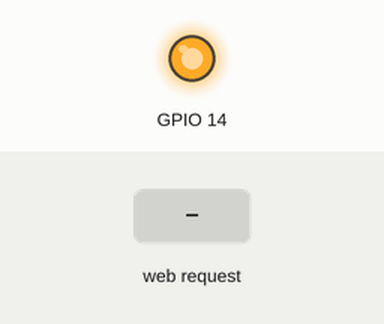
Simulated run of this sketch. Board: ESP8266 (NodeMCU). Parts: output pins drawn as LEDs (lit = HIGH). The test bench sets the inputs (shaded band). WiFi joins after 1.5 s; servers stay silent unless stated; what the sketch prints to the serial monitor is not drawn.

Above: at 2.7 s.
2.8 s: HTTP request GET /off received
At 3.2 s:
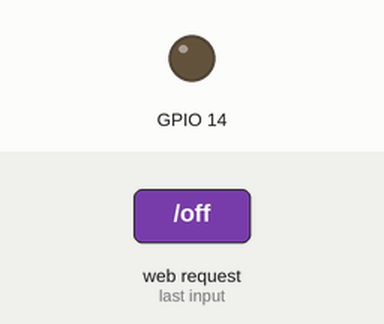
4.3 s: HTTP request GET /on received
At 5.5 s:
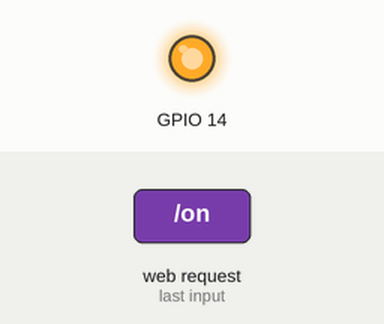
Timing chart, 0 to 7.3 s (numbered marks = the images above; inputs shaded):
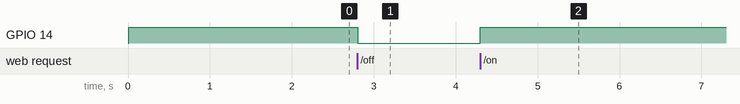

The sketch:

Smartcampus.ino
```cpp
#include <ESP8266WiFi.h>

const char* ssid = "Cativeiro";
const char* password = "bonobo13";

WiFiServer server(80);

void setup() {
  Serial.begin(115200);
  delay(10);

  // prepare GPIO2
  pinMode(14, OUTPUT);
  digitalWrite(14, 1);

  // Connect to WiFi network
  Serial.println();
  Serial.println();
  Serial.print("Connecting to ");
  Serial.println(ssid);

  WiFi.begin(ssid, password);

  while (WiFi.status() != WL_CONNECTED) {
    delay(500);
    Serial.print(".");
  }

  Serial.println("");
  Serial.println("WiFi connected");

  // Start the server
  server.begin();
  Serial.println("Server started");
  Serial.println(WiFi.localIP());
}

void loop() {
  WiFiClient client = server.available();
  if (!client) {
    return;
  }

  Serial.println("new client");
  while(!client.available()){
    delay(1);
  }

  String req = client.readStringUntil('\r');
  Serial.println(req);
  client.flush();

  String html = "";
  html += "HTTP/1.1 200 OK\r\n";
  html += "Content-Type: text/html\r\n\r\n";
  html += "<!DOCTYPE HTML>\r\n";

  html += "<html>";
  html += "<header>";
  html += "<title>CLI - Smart Campus</title>";
  html += "<meta name='viewport' content='width=device-width; initial-scale=1.0; maximum-scale=1.0; user-scalable=0;'/>";
  html += "<link href = 'https://code.jquery.com/ui/1.10.4/themes/ui-lightness/jquery-ui.css' rel = 'stylesheet'>";
  html += "<link href = 'https://rawgit.com/enricorocheti/smart_campus/master/style.css' rel = 'stylesheet' type='text/css'>";
  html += "<script src='https://code.jquery.com/jquery-3.2.1.min.js'></script>";
  html += "<script src='https://code.jquery.com/ui/1.12.0/jquery-ui.min.js'></script>";
  html += "<script type='text/javascript' src='https://www.gstatic.com/charts/loader.js'></script>";
  html += "<script type='text/javascript' src='https://rawgit.com/enricorocheti/smart_campus/master/main.js'></script>";
  html += "<script type='text/javascript'>";
  html += "  $(document).ready(function () {";
  html += "    setTimeout(function() {";
  html += "      $('#home').trigger('click');";
  html += "    },10);";
  html += "    $('#home').click(function ($event) {";
  html += "      if ($event.originalEvent) $('ul').slideToggle(200, function () { });";
  html += "      var html = '';";
  html += "      html += '<meta name=\"viewport\" content=\"width=device-width; initial-scale=1.0; maximum-scale=1.0; user-scalable=0;\"/>';";
  html += "      html += '<h3 class=\"title\">Controle de Luminosidade Inteligente</h3>';";
  html += "      html += '<div>&nbsp;</div>';";
  html += "      html += '<div class=\"content-text\">Conectado a rede: <strong>Eduroam</strong></div>';";
  html += "      html += '<div>&nbsp;</div>';";
  html += "      html += '<div class=\"content-text\">Endere&ccedil;o (IP): <strong>"+WiFi.localIP().toString()+"</strong></div>';";
  html += "      html += '<div>&nbsp;</div>';";
  html += "      html += '<hr>';";
  html += "      html += '<div>&nbsp;</div>';";
  html += "      html += '<div class=\"content-text\">Modo de opera&ccedil;&atilde;o:</div>';";
  html += "      html += '<input type=\"radio\" name=\"op-mode\" value=\"auto\" class=\"input-radio\" checked><span class=\"input-radio\">Autom&aacute;tico</span><br>';";
  html += "      html += '<input type=\"radio\" name=\"op-mode\" value=\"manual\" class=\"input-radio\"><span class=\"input-radio\">Manual</span><br>';";
  html += "      html += '<div class=\"op-mode-manual\">';";
  html += "      html += ' <div>&nbsp;</div>';";
  html += "      html += ' <div>Pot&ecirc;ncia da l&acirc;mpada: <span id=\"slider-value\">50</span>%</div>';";
  html += "      html += ' <div id=\"slider-range\"></div>';";
  html += "      html += ' <div style=\"float:left; margin-top:5px;\">0%</div><div style=\"float: right;margin-top:5px;\">100%</div>';";
  html += "      html += ' <div>&nbsp;</div>';";
  html += "      html += '</div>';";
  html += "      html += '<div>&nbsp;</div>';";
  html += "      html += '<hr>';";
  html += "      write_content(html, 'home');";
  html += "    });";
  html += "  });";
  html += "</script>";
  html += "<nav role='navigation' style='padding: 0.7rem;'><a href='#' id='toggle'>=</a>";
  html += "  <ul>";
  html += "    <li class='menu-item'><a href='#' id='home'>Principal</a></li>";
  html += "    <li class='menu-item'><a href='#' id='charts'>Gr&aacute;ficos</a></li>";
  html += "    <li class='menu-item'><a href='#' id='help'>Ajuda</a></li>";
  html += "    <li class='menu-item'><a href='#' id='about'>Sobre</a></li>";
  html += "  </ul>";
  html += "</nav>";
  html += "</header>";
  html += "<body>";
  html += "  <div class='content'></div>";
  html += "</body>";
  html += "</html>";

  /*html += "<html>\r\n";
  html += "   <head>";
  html += "     <title>CLI - Smart Campus</title>";
  html += "     <meta name='viewport' content='width=device-width; initial-scale=1.0; maximum-scale=1.0; user-scalable=0;'/>";
  html += "     <style>*{ margin: 0; padding: 0; box-sizing: border-box; } #toggle{font-size: 24px;} nav{background-color:#333;text-align: center;}  nav ul{display: none;} a{color: #ccc;text-decoration: none;}</style>";
  html += "     <script src='https://code.jquery.com/jquery-3.2.1.min.js'></script>";
  html += "     <script type='text/javascript' src='https://www.gstatic.com/charts/loader.js'></script>";
  html += "     <script>";
  html += "       google.charts.load('current', { 'packages': ['corechart'] }); google.charts.setOnLoadCallback(drawChart);";
  html += "       function drawChart() {";
  html += "         var data = google.visualization.arrayToDataTable([";
  html += "           ['Horário', 'Potencia', 'Energia'],";
  html += "           ['15:00', 6.5, 39],";
  html += "           ['16:00', 7.1, 45],";
  html += "           ['17:00', 10.3, 74],";
  html += "           ['18:00', 12.0, 112],";
  html += "           ['19:00', 13.6, 124],";
  html += "           ['20:00', 13.8, 121],";
  html += "           ['21:00', 13.65, 135],";
  html += "         ]);";
  html += "         var options = { title: 'Medias ao longo do dia', legend: { position: 'bottom' } };";
  html += "         var chart = new google.visualization.LineChart(document.getElementById('curve_chart'));";
  html += "         chart.draw(data, options);";
  html += "       }";
  html += "     </script>";
  html += "     <nav role='navigation'><a href='#' id='toggle'>=</a>";
  html += "         <ul>";
  html += "             <li><a href='#'>Home</a></li>";
  html += "             <li><a href='#'>About</a></li>";
  html += "             <li><a href='#'>Clients</a></li>";
  html += "             <li><a href='#'>Contact Us</a></li>";
  html += "         </ul>";
  html += "     </nav>";
  html += "     <script>";
  html += "         $('nav a#toggle').click(function () {";
  html += "             $('ul').slideToggle(200, function () {});";
  html += "         });";
  html += "     </script>";
  html += "   </head>";
  html += "   <body>";
  html += "     <h3>Controle de Luminosidade Inteligente</h3>";
  html += "     <input type='radio' name='op_mode' value='manual'> Manual<br>";
  html += "     <input type='radio' name='op_mode' value='auto'> Autom&aacute;tico<br>";
  html += "     <br><input type=\"button\" value=\"Ligar LED\" onclick=\"location.href='/on'\">";
  html += "     <br><br>";
  html += "     <input type=\"button\" value=\"Desligar LED\" onclick=\"location.href='/off'\">";
  html += "     <div id='curve_chart' style='width: 900px; height: 500px'></div>";
  html += "   </body>";
  html += "</html>\n";*/

  client.print(html);
  client.flush();

  if (req.indexOf("/off") != -1){
    digitalWrite(14, LOW);
  } else if (req.indexOf("/on") != -1){
    digitalWrite(14, HIGH);
  } else {
    Serial.println("invalid request");
    client.stop();
  }
  Serial.println("Client disonnected");
}
```

Measured:
- after the input at 2.8 s, GPIO 14: HIGH → LOW at once
- after the input at 4.3 s, GPIO 14: LOW → HIGH at once
